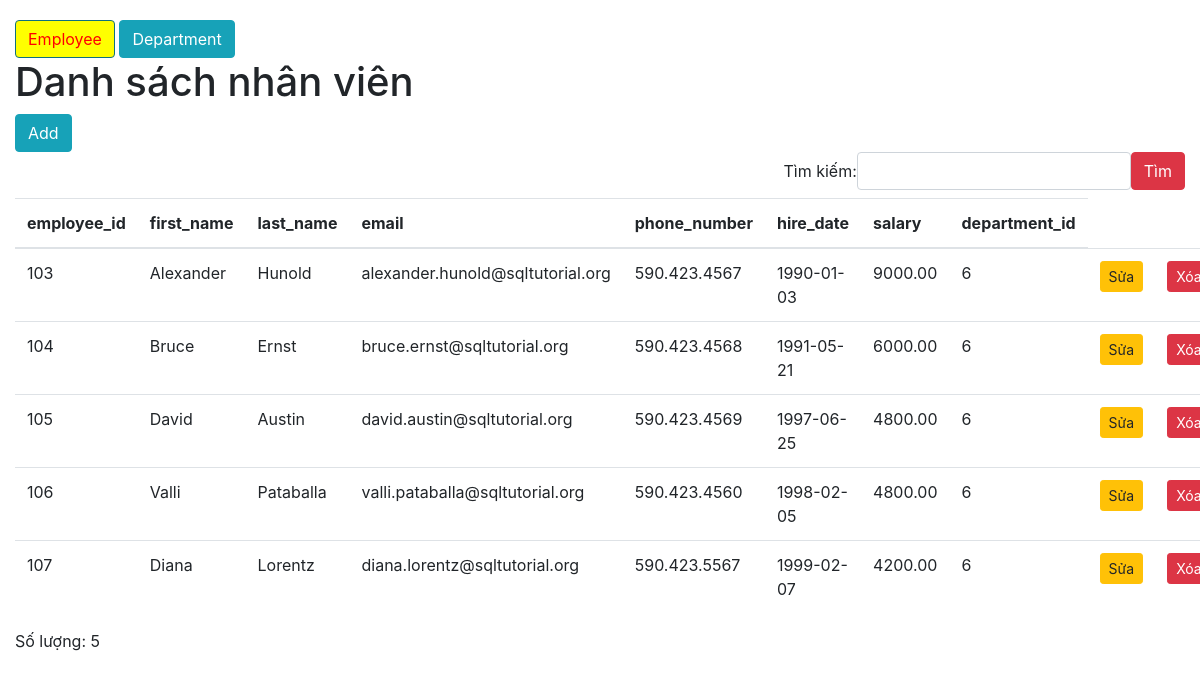
Screenshot of /?c=employee&a=list&department_id=6 with the database file from the repository.
### tables this page shows
CREATE TABLE `employees`  (
  `employee_id` int(11) NOT NULL AUTO_INCREMENT,
  `first_name` varchar(20) NULL DEFAULT NULL,
  `last_name` varchar(25) NOT NULL,
  `email` varchar(100) NOT NULL,
  `phone_number` varchar(20) NULL DEFAULT NULL,
  `hire_date` date NOT NULL,
  `salary` decimal(8, 2) NOT NULL,
  `department_id` int(11) NULL DEFAULT NULL,
  PRIMARY KEY (`employee_id`) USING BTREE,
  INDEX `employees_ibfk_1`(`department_id`) USING BTREE,
  CONSTRAINT `employees_ibfk_1` FOREIGN KEY (`department_id`) REFERENCES `departments` (`department_id`) ON DELETE RESTRICT ON UPDATE RESTRICT
);

### controller/EmployeeController.php (called while the page is built, shortened)
<?php
class EmployeeController
{
    function list()
    {
        $id = $_GET['department_id'];
        $employeeRepository = new EmployeeRepository();
        $employees = $employeeRepository->Do($id);
        require 'view/employee/index.php';
    }
}

### index.php (called while the page is built, shortened)
<?php
require 'connectDB.php';
require 'model/employee.php';
require 'model/EmployeeRepository.php';
$a = $_GET['a'] ?? 'index';
$controller = new $controller();
$controller->$a();

### model/EmployeeRepository.php (called while the page is built, shortened)
<?php
class EmployeeRepository
{
    function fetch($cond = null)
    {
        $sql = 'SELECT * FROM employees';
        if ($cond) {
            $sql .= " WHERE $cond";
        }
        global $conn;
        $result = $conn->query($sql);
        $employees = [];
        if ($result->num_rows > 0) {
            while ($row = $result->fetch_assoc()) {
                $employee_id = $row['employee_id'];
                $first_name = $row['first_name'];
                $last_name = $row['last_name'];
                $email = $row['email'];
                $phone_number = $row['phone_number'];
                $hire_date = $row['hire_date'];
                $salary = $row['salary'];
                $department_id = $row['department_id'];
                $employee = new Employee($employee_id, $first_name, $last_name, $email, $phone_number, $hire_date, $salary, $department_id);
                $employees[] = $employee;
            }
        }
        return $employees;
    }
    function Do($id)
    {
        $cond = "department_id = $id";
        $employees = $this->fetch($cond);
        return $employees;
    }
}

### model/employee.php (called while the page is built, shortened)
<?php
class Employee
{
    function __construct($employee_id,$first_name,$last_name,$email
    ,$phone_number,$hire_date,$salary,$department_id)
    {
        $this->employee_id = $employee_id;
        $this->first_name = $first_name;
        $this->last_name = $last_name;
        $this->email = $email;
        $this->phone_number = $phone_number;
        $this->hire_date = $hire_date;
        $this->salary = $salary;
        $this->department_id = $department_id;
    }
}

### view/employee/index.php (the view)
<?php require 'layout/header.php' ?>
<h1>Danh sách nhân viên</h1>
<a href="?a=create" class="btn btn-info">Add</a>
<?php require 'layout/search.php' ?>
<table class="table table-hover">
    <thead>
        <tr>
            <th>employee_id</th>
            <th>first_name</th>
            <th>last_name</th>
            <th>email</th>
            <th>phone_number</th>
            <th>hire_date</th>
            <th>salary</th>
            <th>department_id</th>
        </tr>
    </thead>
    <tbody>
        <?php foreach ($employees as $employee) : ?>
        <tr>
            <td><?= $employee->employee_id ?></td>
            <td><?= $employee->first_name ?></td>
            <td><?= $employee->last_name ?></td>
            <td><?= $employee->email ?></td>
            <td><?= $employee->phone_number ?></td>
            <td><?= $employee->hire_date ?></td>
            <td><?= $employee->salary ?></td>
            <td><?= $employee->department_id ?></td>
            <td><a class="btn btn-warning btn-sm" href="?a=edit&employee_id=<?= $employee->employee_id ?>">Sửa</a></td>
            <td>
                <button type="button" data-href="?a=destroy&employee_id=<?= $employee->employee_id ?>"
                    class="btn btn-danger btn-sm delete" data-toggle="modal" data-target="#exampleModal">
                    Xóa
                </button>
            </td>
        </tr>
        <?php endforeach ?>
    </tbody>
</table>
<div>
    <span>Số lượng: <?= count($employees) ?></span>
</div>
<?php require 'layout/footer.php' ?>

### rows the page displays
employees: employee_id "103", first_name "Alexander", last_name "Hunold", email "alexander.hunold@sqltutorial.org", phone_number "590.423.4567", hire_date "1990-01-03", salary "9000.00", department "6"
employees: employee_id "104", first_name "Bruce", last_name "Ernst", email "bruce.ernst@sqltutorial.org", phone_number "590.423.4568", hire_date "1991-05-21", salary "6000.00", department "6"
employees: employee_id "105", first_name "David", last_name "Austin", email "david.austin@sqltutorial.org", phone_number "590.423.4569", hire_date "1997-06-25", salary "4800.00", department "6"
employees: employee_id "106", first_name "Valli", last_name "Pataballa", email "valli.pataballa@sqltutorial.org", phone_number "590.423.4560", hire_date "1998-02-05", salary "4800.00", department "6"
employees: employee_id "107", first_name "Diana", last_name "Lorentz", email "diana.lorentz@sqltutorial.org", phone_number "590.423.5567", hire_date "1999-02-07", salary "4200.00", department "6"

### other values shown
count($employees) "5"
